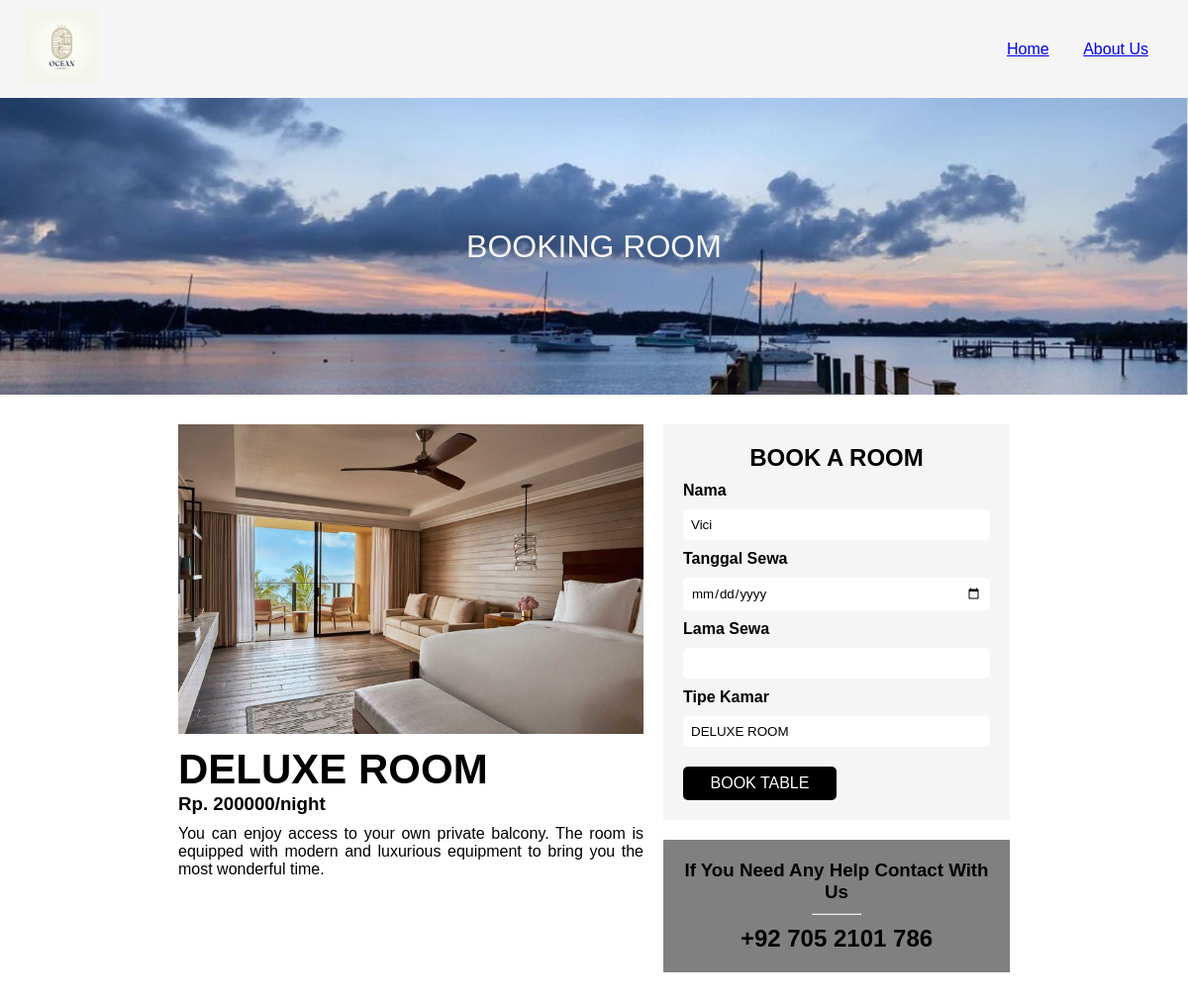
Screenshot of /booking.php?id=2 with the database file from the repository.
### tables this page shows
CREATE TABLE `kamar` (
  `id_kamar` int(11) NOT NULL,
  `id_adminFK` int(11) DEFAULT NULL,
  `harga_kamar` int(11) NOT NULL,
  `tipe_kamar` varchar(40) NOT NULL,
  `keterangan` varchar(255) NOT NULL,
  `gambar_kamar` varchar(255) NOT NULL
);

CREATE TABLE `customer` (
  `id_customer` int(11) NOT NULL,
  `nama_customer` varchar(255) NOT NULL,
  `usn_customer` varchar(11) NOT NULL,
  `pass_customer` varchar(11) NOT NULL,
  `kontak` int(11) NOT NULL,
  `email` varchar(255) NOT NULL
);

### booking.php (the view, shortened to what this page needs)
<!DOCTYPE html>
<html lang="en">
    <head>
        <link rel="stylesheet" href="booking.css">
    </head>
    <body>
        <div class="container">
            <div class="nav">
                <div class="logo">
                  <img src="logo.jpg" alt="" />
                </div>
                <div class="bar">
                  <a href="home.php">Home</a>
                  <a href="about.php">About Us</a>
                </div>
            </div>
            <div class="header">
                <img src="header.jpg" alt="" style="width: 100%">
                <div class="text_center">BOOKING ROOM</div>
            </div>
            <?php
            include "connect.php";
            $id = $_GET["id"];
            $query = mysqli_query($conn, "SELECT * FROM `kamar` WHERE id_kamar='$id'");
            while ($data = mysqli_fetch_assoc($query)) {
            ?>
            <div class="booking">
                <div class="left">
                    <img src="upload/<?= $data['gambar_kamar']; ?>" alt="" />
                    <h1><?= $data['tipe_kamar']; ?></h1>
                    <h3>Rp. <?= $data['harga_kamar']; ?>/night</h3>
                    <p><?= $data['keterangan']; ?></p>
                </div>
            <?php } ?>
                <div class="right">
                    <?php
                    $kamar = mysqli_query($conn, "SELECT id_kamar, tipe_kamar, harga_kamar FROM kamar WHERE id_kamar='$id'");
                    $cust = mysqli_query($conn, "SELECT id_customer, nama_customer FROM customer WHERE id_customer='$id'");
                    ?>
                    <div class="formulir">
                        <h2>BOOK A ROOM</h2>
                        <form action="booking.php?id=<?= $data['id_kamar']; ?>" method="post">
                            <label>Nama</label>
                            <?php
                            while ($data = mysqli_fetch_assoc($cust)) {
                            ?>
                            <input type="text" name="nama" id="nama" required value="<?= $data['nama_customer']; ?>" />
                            <?php } ?>
                            <label>Tanggal Sewa</label>
                            <input type="date" name="tanggal_sewa" id="tanggal_sewa" /required>
                            <label>Lama Sewa</label>
                            <input type="text" name="lama_sewa" id="lama_sewa" /required>
                            <label>Tipe Kamar</label>
                            <?php
                            while ($data = mysqli_fetch_assoc($kamar)) {
                            ?>
                            <input type="text" name="tipe_kamar" id="tipe" required value="<?= $data['tipe_kamar']; ?>" />
                            <?php }
                            $tagihan = $lama_sewa * $harga; ?>
                            <button type="submit" name="booking">BOOK TABLE</button>
                        </form>
                    </div>
                    <div class="contact">
                        <h3>If You Need Any Help
                            Contact With Us</h3>
                        <hr>
                        <h2>+92 705 2101 786</h2>
                    </div>
                </div>
            </div>
        </div>
    </body>
</html>

### booking.css (style rules this page uses)
* { margin: 0; padding: 0; box-sizing: border-box; font-family: 'Gill Sans', 'Gill Sans MT', Calibri, 'Trebuchet MS', sans-serif; }
body { justify-content: center; align-items: center; min-height: 100vh; background-color: rgb(39, 44, 53); }
.container { background-color: white; width: 100%; }
.nav { background-color: whitesmoke; width: 100%; padding: 10px 25px; display: flex; justify-content: space-between; align-items: center; z-index: 100; }
.logo img { width: 75px; height: 100%; }
.bar a { padding: 15px; border: 10px; }
.header { position: relative; text-align: center; color: whitesmoke; height: 300px; }
.header img { height: 100%; }
.text_center { position: absolute; top: 50%; left: 50%; transform: translate(-50%, -50%); font-size: xx-large; }
.booking { max-width: 900px; display: flex; padding: 30px; margin-left: auto; margin-right: auto; }
.left { width: 100%; }
.left img { width: 100%; }
.left h1 { margin-top: 8px; font-size: 42px; }
.left p { margin-top: 10px; text-align: justify; }
.right { height: 100%; width: 400px; background-color: white; margin-left: 20px; }
.formulir { background-color: whitesmoke; padding: 20px; width: 350px; }
.formulir h2 { text-align: center; }
.formulir label { display: block; font-size: 16px; font-weight: 600; margin-top: 10px; margin-bottom: 10px; }
.formulir input { width: 100%; border: none; outline: none; padding: 8px; border-radius: 5px; }
.formulir button { margin-top: 20px; border: none; outline: none; padding: 8px; width: 50%; color: white; font-size: 16px; cursor: pointer; border-radius: 5px; background-color: black; }
.contact { margin-top: 20px; background-color: grey; width: 100%; margin-left: auto; margin-right: auto; text-align: center; padding: 20px; }
.contact h3 { margin-bottom: 10px; }
.contact hr { width: 50px; margin-left: auto; margin-right: auto; }
.contact h2 { margin-top: 10px; }

### rows the page displays
kamar: gambar_kamar (picture), tipe_kamar "DELUXE ROOM", harga_kamar "200000", keterangan "You can enjoy access to your own private balcony. The room is equipped with modern and luxurious equipment to bring you the most wonderful time."
customer: nama "Vici"
